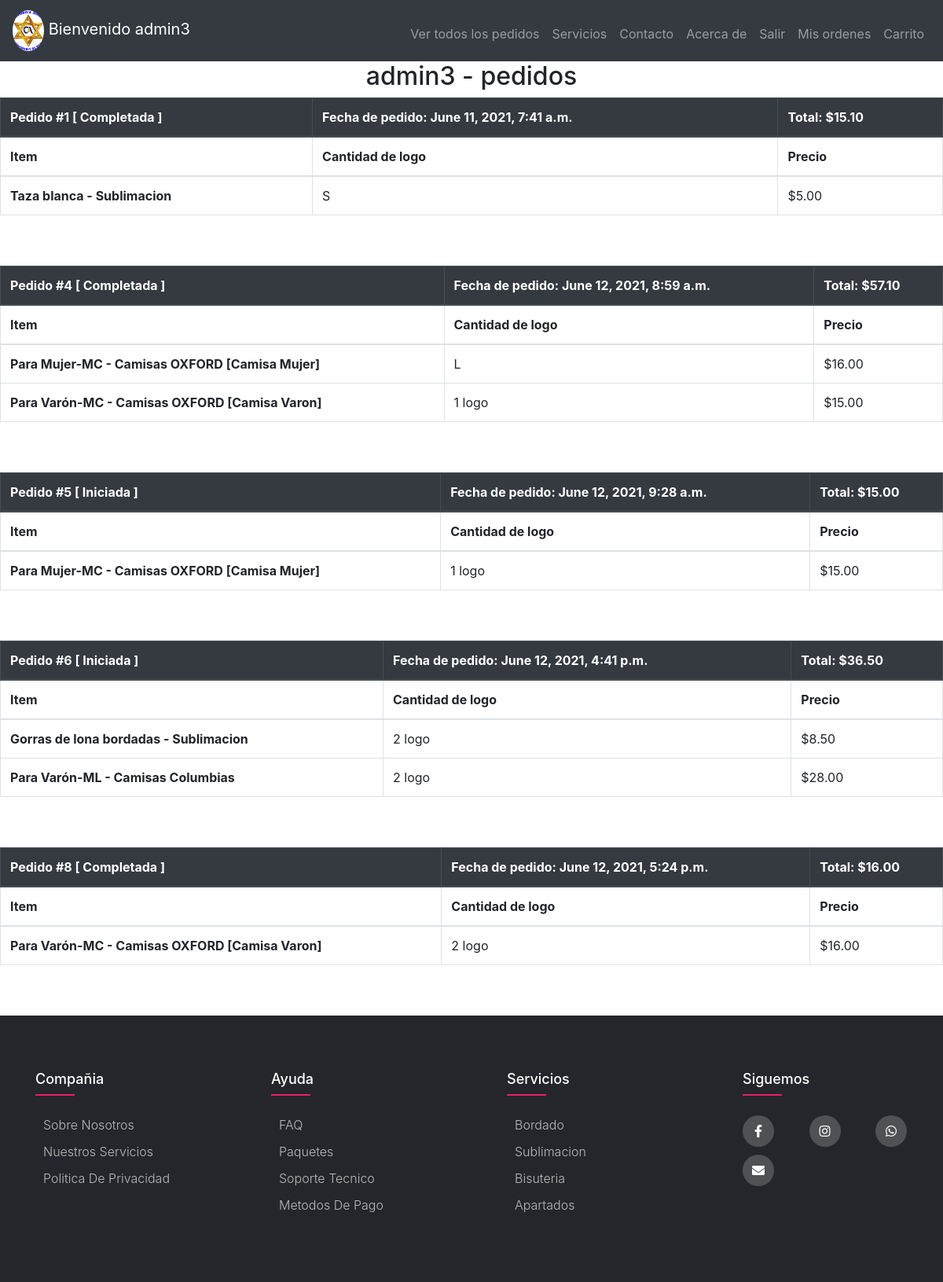
The page /orders (signed in) on the database its author committed.
### APPS/models.py (models this page shows, shortened)
class Order(models.Model):
    STATUS = [
        ('Iniciada', 'Iniciada'),
        ('Terminada', 'Terminada'),
        ('Reintegrada', 'Reintegrada')
    ]
    user = models.ForeignKey(User, on_delete=models.CASCADE)
    total = models.DecimalField(max_digits=8, decimal_places=2, default=0.00)
    status = models.CharField(max_length=64, choices=STATUS, default='Iniciada')
    date = models.DateTimeField(auto_now_add=True, blank=True)

class Order_Item(models.Model):
    order = models.ForeignKey(Order, on_delete=models.CASCADE)
    item_detail = models.ForeignKey(Item, on_delete=models.CASCADE)
    size = models.CharField(max_length=1)
    price = models.DecimalField(max_digits=6, decimal_places=2)
    topping = models.ManyToManyField(Topping, blank=True)

class Item(models.Model):
    TYPE = [
        ('M', 'Camisa Mujer'),
        ('H', 'Camisa Varon')
    ]
    category = models.ForeignKey(Item_Category, on_delete=models.CASCADE, related_name='item_category')
    name = models.CharField(max_length=64)
    item_type = models.CharField(max_length=1, choices=TYPE, blank=True, null=True)
    price_small = models.DecimalField(max_digits=6, decimal_places=2, blank=True, null=True)
    price_large = models.DecimalField(max_digits=6, decimal_places=2, blank=True, null=True)
    def __str__(self):
        if self.item_type != None:
            return f'{self.name} - {self.category} [{self.get_item_type_display()}]'
        else:
            return f'{self.name} - {self.category}'

class Item_Category(models.Model):
    name = models.CharField(max_length=64)
    def __str__(self):
        return self.name

### APPS/views.py (the view)
# urls.py: path('orders', views.orders_view, name='orders'),
def orders_view(request):
    orders = Order.objects.filter(user=request.user)
    if not orders:
        return render(request, 'orders.html', {'empty': True})
    dic = dict()
    for order in orders:
        order_items = Order_Item.objects.filter(order=order)
        dic.update({order: order_items})
    return render(request, 'orders.html', {'empty': False, 'dic': dic})

### APPS/templates/orders.html (shortened to what this page needs)
{% extends 'layout.html' %}
{% block content %}
{% if not empty %}
<center><h2>{{request.user}} - pedidos </h2></center>
{% for key,value in dic.items %}
{% if key.status == 'Completed' %}
<table class="table table-sm">
{%else%}
<table class="table table-bordered">
{%endif%}
    <thead class="thead-dark">
        <tr>
          <th scope="col">Pedido #{{key.pk}} [ {{key.status}} ]</th>
          <th scope="col">Fecha de pedido: {{key.date}}</th>
          <th scope="col">Total: ${{key.total}}</th>
        </tr>
    </thead>
    <thead class="thead">
      <tr>
        <th scope="col">Item</th>
        <th scope="col">Cantidad de logo</th>
        <th scope="col">Precio</th>
      </tr>
    </thead>
    <tbody>
    {% for cart_item in value %}
        <tr>
            <th scope="row">
            {{cart_item.item_detail}}
            </th>
            <td>{{cart_item.size}}</td>
            <td>${{cart_item.price}}</td>
        </tr>
    {%endfor%}
    </tbody>
</table><br><br>
{%endfor%}
{%endif%}
{%endblock%}

### APPS/templates/layout.html (shortened to what this page needs)
<!DOCTYPE html>
<html lang="en">
<head>
    {% load static %}
    <link rel="stylesheet" href="https://stackpath.bootstrapcdn.com/bootstrap/4.4.1/css/bootstrap.min.css">
    <link rel="stylesheet" href="{%static 'style.css' %}">
    <link rel="stylesheet" href="https://cdnjs.cloudflare.com/ajax/libs/font-awesome/5.15.3/css/all.min.css">
</head>
<body>
    <nav class="navbar navbar-expand-md navbar-dark bg-dark sticky-top">
        <a class="navbar-brand" href="{% url 'index' %}">
          <img src="../static/img/logo.jpg" href="#" class="rounded-circle" alt="logo" style="width:40px;">   Bienvenido {{ user.get_username }}
        </a>
        <div class="collapse navbar-collapse" id="navbar">
        <ul class="navbar-nav ml-auto mt-2">
          {%if request.user.is_staff %}
          <li class="nav-item"><a class="nav-link" href="{% url 'vieworders' %}">Ver todos los pedidos</a></li>
          {%endif%}
          <li class="nav-item"><a class="nav-link" href="{% url 'products' %}">Servicios</a></li>
          <li class="nav-item"><a class="nav-link" href="{% url 'visita' %}">Contacto</a></li>
          <li class="nav-item"><a class="nav-link" href="{% url 'acerca' %}">Acerca de</a></li>
          {% if user.is_authenticated %}
                <li class="nav-item"><a class="nav-link" href="{% url 'logout' %}">Salir</a></li>
                <li class="nav-item"><a class="nav-link" href="{% url 'orders' %}">Mis ordenes</a></li>
		            <li class="nav-item"><a class="nav-link" href="{% url 'cart' %}">Carrito</a></li>
          {% else %}
              <li class="nav-item"><a class="nav-link" href="{% url 'register' %}">Registrar</a></li>
              <li class="nav-item"><a class="nav-link" href="{% url 'login' %}">Login</a></li>
          {% endif %}
        </ul>
        </div>
      </nav>
    {% block content %}
	{% endblock content %}
  <footer class="footer" id="Footer">
    <link rel="stylesheet" href="../static/css/footer.css">
    <div class="container-footer" data-aos="fade-down">
        <div class="row" data-aos="fade-down">
            <div class="footer-colum" data-aos="fade-down">
                <h4>Compañia</h4>
                <ul>
                   <li><a href="{% url 'acerca' %}" id="foo" data-toggle="popover" title="Popover Header" data-trigger="focus" data-content="Some content inside the popover">Sobre nosotros</a></li>
                   <li><a href="#foo1" id="foo1" data-toggle="popover" title="Popover Header" data-trigger="focus" data-content="Some content inside the popover">Nuestros servicios</a></li>
                   <li><a href="#foo2" id="foo2" data-toggle="popover" title="Popover Header" data-trigger="focus" data-content="Some content inside the popover">Politica de privacidad</a></li>
                </ul>
            </div>
            <div class="footer-colum" data-aos="fade-down">
                <h4>Ayuda</h4>
                <ul>
                   <li><a href="#">FAQ</a></li>
                   <li><a href="#">Paquetes</a></li>
                   <li><a href="#">Soporte tecnico</a></li>
                   <li><a href="#">Metodos de pago</a></li>
                </ul>
            </div>
            <div class="footer-colum" data-aos="fade-down">
                <h4>Servicios</h4>
                <ul>
                   <li><a href="#">Bordado</a></li>
                   <li><a href="#">Sublimacion</a></li>
                   <li><a href="#">Bisuteria</a></li>
                   <li><a href="#">Apartados</a></li>
                </ul>
            </div>
            <div class="footer-colum" data-aos="fade-down">
                <h4>Siguemos</h4>
                <div class="redes" data-aos="fade-down">
                    <a href="https://www.facebook.com/comavdel/" target="_blank"><i class="fab fa-facebook-f"></i></a>
                    <a href="https://www.instagram.com/com_avdel/" target="_blank"><i class="fab fa-instagram"></i></a>
                    <a href="https://api.whatsapp.com/send?phone=50575471653"><i class="fab fa-whatsapp"></i></a>
                    <a href="mailto:gestioncomavdel@hotmail.com"><i class="fas fa-envelope"></i></a>
                </div>
            </div>
        </div>
    </div>
</footer>
</body>
</html>

### APPS/static/style.css (style rules this page uses)
.container-footer { max-width: 1170px; margin: auto; }
.row { display: flex; flex-wrap: wrap; }
ul { list-style: none; }
.footer { overflow: hidden; margin-top: 0; background-color: #24262b; padding: 70px 0; }
.footer-colum { width: 25%; padding: 0 15px; }
.footer-colum h4 { font-size: 18px; color: #ffffff; text-transform: capitalize; margin-left: 30px; margin-bottom: 35px; font-weight: 500; position: relative; }
.footer-colum h4::before { content: ''; position: absolute; left: 0; bottom: -10px; background-color: #e91e63; height: 2px; box-sizing: border-box; width: 50px; }
.footer-colum ul li:not(:last-child) { margin-bottom: 10px; }
.footer-colum ul li a { font-size: 16px; text-transform: capitalize; color: #ffffff; text-decoration: none; font-weight: 300; color: #bbbbbb; display: block; transition: all 0.3s ease; }
.footer-colum .redes a { display: inline-block; height: 40px; width: 40px; background-color: rgba(255,255,255,0.2); margin:0 10px 10px 30px; text-align: center; line-height: 40px; border-radius: 50%; color: #ffffff; transition: all 0.5s ease; }

### rows shown on the page
Order: pk "1", status "Completada", date "June 11, 2021, 7:41 a.m.", total "15.10"
Order_Item: item_detail "Taza blanca - Sublimacion", size "S", price "5.00"
Order: pk "4", status "Completada", date "June 12, 2021, 8:59 a.m.", total "57.10"
Order_Item: item_detail "Para Mujer-MC - Camisas OXFORD [Camisa Mujer]", size "L", price "16.00"
Order_Item: item_detail "Para Varón-MC - Camisas OXFORD [Camisa Varon]", size "1 logo", price "15.00"
Order: pk "5", status "Iniciada", date "June 12, 2021, 9:28 a.m.", total "15.00"
Order_Item: item_detail "Para Mujer-MC - Camisas OXFORD [Camisa Mujer]", size "1 logo", price "15.00"
Order: pk "6", status "Iniciada", date "June 12, 2021, 4:41 p.m.", total "36.50"
Order_Item: item_detail "Gorras de lona bordadas - Sublimacion", size "2 logo", price "8.50"
Order_Item: item_detail "Para Varón-ML - Camisas Columbias", size "2 logo", price "28.00"
Order: pk "8", status "Completada", date "June 12, 2021, 5:24 p.m.", total "16.00"
Order_Item: item_detail "Para Varón-MC - Camisas OXFORD [Camisa Varon]", size "2 logo", price "16.00"

### other values the page prints
{{ user.get_username }} "admin3"
{{ request.user }} "admin3"
